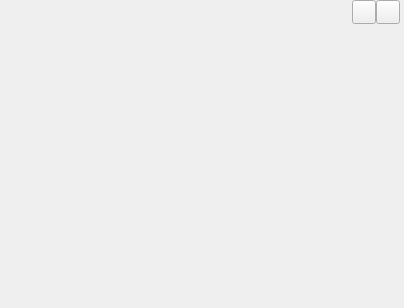
<?xml version="1.0" encoding="UTF-8"?>
<ui version="4.0">
 <class>SkinWindowClass</class>
 <widget class="QWidget" name="SkinWindowClass">
  <property name="geometry">
   <rect>
    <x>0</x>
    <y>0</y>
    <width>404</width>
    <height>308</height>
   </rect>
  </property>
  <property name="windowTitle">
   <string>SkinWindow</string>
  </property>
  <layout class="QVBoxLayout" name="verticalLayout">
   <property name="spacing">
    <number>0</number>
   </property>
   <property name="leftMargin">
    <number>0</number>
   </property>
   <property name="topMargin">
    <number>0</number>
   </property>
   <property name="rightMargin">
    <number>0</number>
   </property>
   <property name="bottomMargin">
    <number>0</number>
   </property>
   <item>
    <widget class="QWidget" name="titleWidget" native="true">
     <property name="sizePolicy">
      <sizepolicy hsizetype="Expanding" vsizetype="Fixed">
       <horstretch>0</horstretch>
       <verstretch>0</verstretch>
      </sizepolicy>
     </property>
     <property name="minimumSize">
      <size>
       <width>0</width>
       <height>24</height>
      </size>
     </property>
     <property name="maximumSize">
      <size>
       <width>16777215</width>
       <height>24</height>
      </size>
     </property>
     <property name="titleskin" stdset="0">
      <bool>true</bool>
     </property>
     <layout class="QHBoxLayout" name="horizontalLayout">
      <property name="spacing">
       <number>0</number>
      </property>
      <property name="leftMargin">
       <number>12</number>
      </property>
      <property name="topMargin">
       <number>0</number>
      </property>
      <property name="rightMargin">
       <number>4</number>
      </property>
      <property name="bottomMargin">
       <number>0</number>
      </property>
      <item>
       <widget class="QLabel" name="titleIcon">
        <property name="sizePolicy">
         <sizepolicy hsizetype="Fixed" vsizetype="Fixed">
          <horstretch>0</horstretch>
          <verstretch>0</verstretch>
         </sizepolicy>
        </property>
        <property name="minimumSize">
         <size>
          <width>42</width>
          <height>18</height>
         </size>
        </property>
        <property name="maximumSize">
         <size>
          <width>42</width>
          <height>18</height>
         </size>
        </property>
        <property name="text">
         <string/>
        </property>
       </widget>
      </item>
      <item>
       <spacer name="horizontalSpacer">
        <property name="orientation">
         <enum>Qt::Horizontal</enum>
        </property>
        <property name="sizeHint" stdset="0">
         <size>
          <width>295</width>
          <height>20</height>
         </size>
        </property>
       </spacer>
      </item>
      <item>
       <widget class="QPushButton" name="sysmin">
        <property name="sizePolicy">
         <sizepolicy hsizetype="Fixed" vsizetype="Fixed">
          <horstretch>24</horstretch>
          <verstretch>24</verstretch>
         </sizepolicy>
        </property>
        <property name="minimumSize">
         <size>
          <width>24</width>
          <height>24</height>
         </size>
        </property>
        <property name="maximumSize">
         <size>
          <width>24</width>
          <height>24</height>
         </size>
        </property>
        <property name="text">
         <string/>
        </property>
       </widget>
      </item>
      <item>
       <widget class="QPushButton" name="sysclose">
        <property name="sizePolicy">
         <sizepolicy hsizetype="Fixed" vsizetype="Fixed">
          <horstretch>24</horstretch>
          <verstretch>24</verstretch>
         </sizepolicy>
        </property>
        <property name="minimumSize">
         <size>
          <width>24</width>
          <height>24</height>
         </size>
        </property>
        <property name="maximumSize">
         <size>
          <width>24</width>
          <height>24</height>
         </size>
        </property>
        <property name="text">
         <string/>
        </property>
       </widget>
      </item>
     </layout>
    </widget>
   </item>
   <item>
    <widget class="QWidget" name="bodyWidget" native="true">
     <property name="sizePolicy">
      <sizepolicy hsizetype="Expanding" vsizetype="Expanding">
       <horstretch>0</horstretch>
       <verstretch>0</verstretch>
      </sizepolicy>
     </property>
     <layout class="QGridLayout" name="gridLayout_2">
      <item row="0" column="0">
       <layout class="QGridLayout" name="gridLayout"/>
      </item>
     </layout>
    </widget>
   </item>
  </layout>
 </widget>
 <layoutdefault spacing="6" margin="11"/>
 <resources/>
 <connections/>
</ui>
